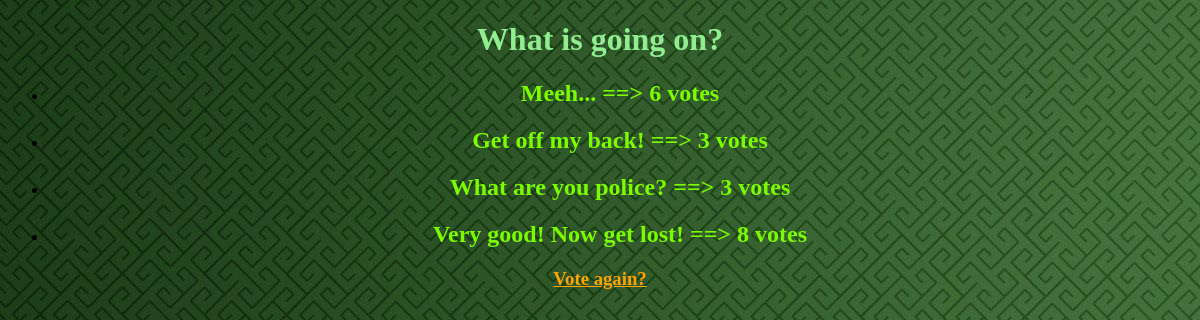
/polls/1/results/, run on an earlier commit of the app's database.
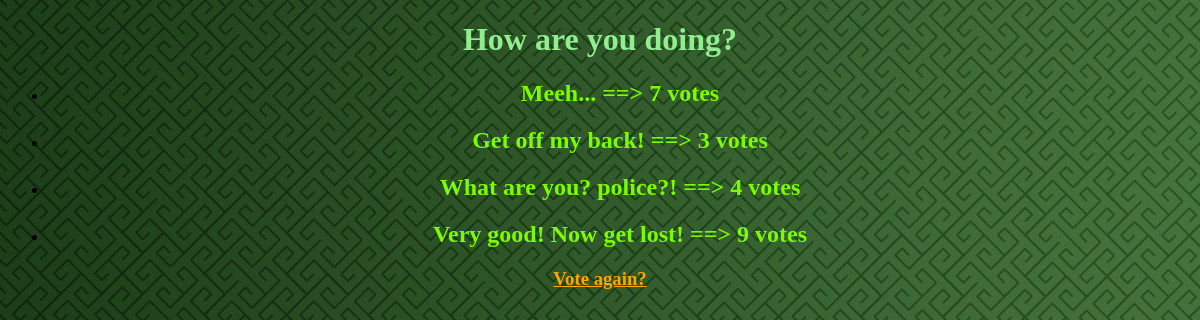
And on a later commit of the database.
### polls/models.py (models this page shows, shortened)
class Question(models.Model):
    question_text = models.CharField(max_length=200)
    pub_date = models.DateTimeField('date published')

class Choice(models.Model):
    question = models.ForeignKey(Question, on_delete=models.CASCADE)
    choice_text = models.CharField(max_length=200)
    votes = models.IntegerField(default=0)

### polls/views.py (the view)
# urls.py: path('<int:pk>/results/', views.ResultsView.as_view(), name='results'),
class ResultsView(generic.DetailView):
    model = Question
    template_name = 'polls/results.html'

### templates/polls/results.html (shortened to what this page needs)
<!DOCTYPE html>
<html lang="en">
<head>
</head>
<body>
{% load static %}
<link rel="stylesheet" type="text/css" href="{% static 'polls/result_style.css' %}">
<h1>{{ question.question_text }}</h1>
<ul>
    {% for choice in question.choice_set.all %}
        <li>
            <h2>
                {{ choice.choice_text }} ==> {{ choice.votes }} vote{{ choice.votes|pluralize }}
            </h2>
        </li>
    {% endfor %}
</ul>
<h3>
    <a href="{% url 'polls:detail' question.id %}">Vote again?</a>
</h3>
</body>
</html>

### polls/static/polls/result_style.css (style rules this page uses)
body { background: white url("images/results_background.jpg") no-repeat; text-align: center; }
h1 { color: lightgreen; text-align: center; }
h2 { color: lawngreen; text-align: center; }
a { color: orange; text-align: center; }

What changed in the data, as far as the page shows it:
changed Question: question_text "What is going on?" → "How are you doing?"
changed Choice "Meeh...": votes "6" → "7"
changed Choice: choice_text "What are you police?" → "What are you? police?!"; votes "3" → "4"
changed Choice "Very good! Now get lost!": votes "8" → "9"
